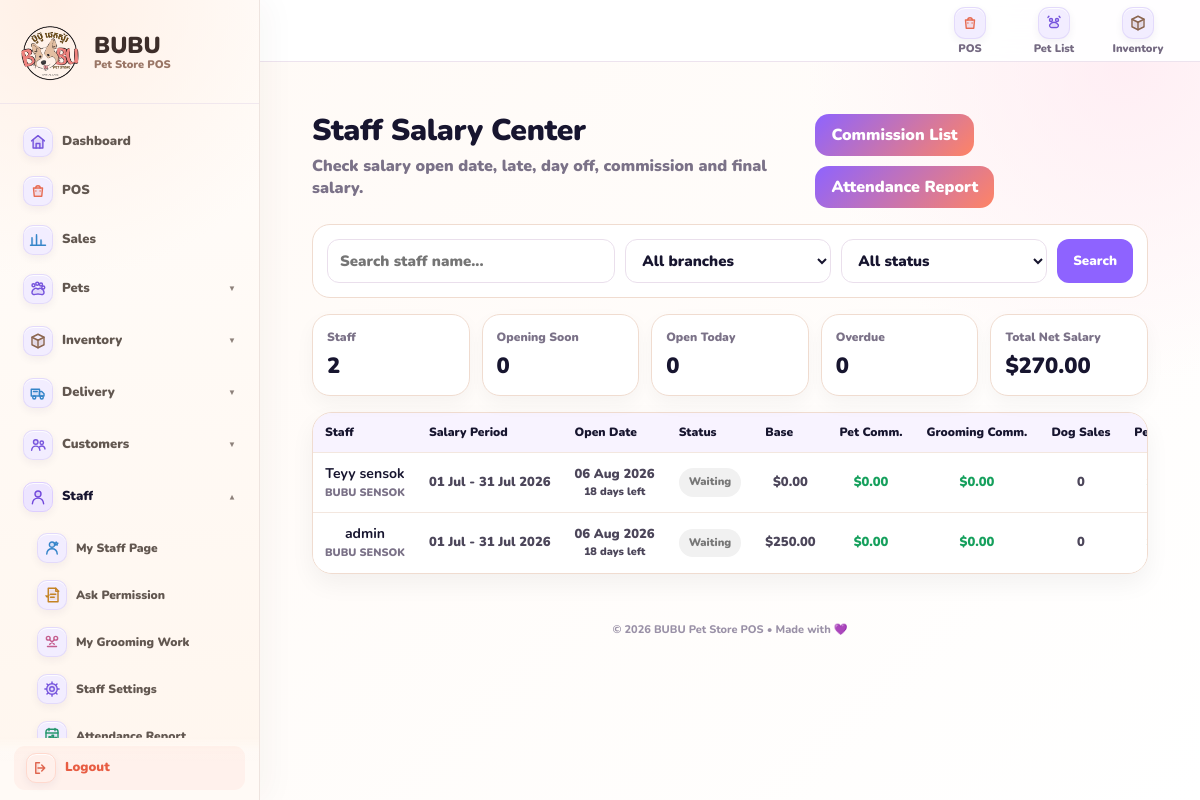
Page /staffs/salary/ (signed in) on the committed database.
### inventory/models.py (models this page shows, shortened)
class Branch(models.Model):
    name = models.CharField(max_length=100, unique=True)
    is_active = models.BooleanField(default=True)
    payment_qr_image = models.ImageField(
        upload_to="branch_payment_qr/",
        blank=True,
        null=True,
        help_text="Upload the payment QR image used by this branch.",
    )
    payment_qr_label = models.CharField(
        max_length=100,
        blank=True,
        default="Scan to pay",
        help_text="Text shown below the QR on the customer display.",
    )
    payment_qr_updated_at = models.DateTimeField(
        null=True,
        blank=True,
    )
    customer_display_payment_event_id = models.PositiveBigIntegerField(
        default=0,
    )
    customer_display_payment_amount = models.DecimalField(
        max_digits=12,
        decimal_places=2,
        default=0,
    )
    customer_display_payment_at = models.DateTimeField(
        null=True,
        blank=True,
    )
    latitude = models.DecimalField(
        max_digits=10,
        decimal_places=7,
        null=True,
        blank=True,
        help_text="Branch GPS latitude.",
    )
    longitude = models.DecimalField(
        max_digits=10,
        decimal_places=7,
        null=True,
        blank=True,
        help_text="Branch GPS longitude.",
    )
    allowed_radius_meters = models.PositiveIntegerField(
        default=150,
        help_text="Allowed distance from branch for attendance scan.",
    )

### staffs/models.py (models this page shows, shortened)
class StaffPayrollSetting(models.Model):
    staff = models.OneToOneField(
        StaffProfile,
        on_delete=models.CASCADE,
        related_name="payroll_setting",
    )
    base_salary = models.DecimalField(max_digits=10, decimal_places=2, default=0)
    start_work_date = models.DateField(default=timezone.localdate)
    salary_cycle_start_day = models.PositiveIntegerField(
        default=1,
        help_text="Example: 5 means salary cycle is 5th this month to 4th next month.",
    )
    salary_open_after_days = models.PositiveIntegerField(
        default=6,
        help_text="Example: period ends on 4th, open after 6 days = 10th.",
    )
    attendance_pin = models.CharField(
        max_length=20,
        blank=True,
        help_text="PIN staff enters after scanning branch QR.",
    )
    commission_enabled = models.BooleanField(default=True)
    default_commission_rate = models.DecimalField(
        max_digits=5,
        decimal_places=2,
        default=5,
        help_text="Example: 5 means 5%.",
    )
    late_deduction_per_day = models.DecimalField(max_digits=10, decimal_places=2, default=0)
    absent_deduction_per_day = models.DecimalField(max_digits=10, decimal_places=2, default=0)
    allowed_day_off_per_month = models.PositiveIntegerField(default=3)
    unused_day_off_bonus_per_day = models.DecimalField(max_digits=10, decimal_places=2, default=0)
    over_day_off_deduction_per_day = models.DecimalField(max_digits=10, decimal_places=2, default=0)
    no_late_bonus = models.DecimalField(max_digits=10, decimal_places=2, default=10)
    allowed_late_times = models.PositiveIntegerField(default=3)
    pet_sale_commission_rate = models.DecimalField(
        max_digits=5,
        decimal_places=2,
        default=5,
        help_text="Pet sale commission percentage. Example: 5 means 5%.",
    )
    grooming_commission_rate = models.DecimalField(
        max_digits=5,
        decimal_places=2,
        default=5,
        help_text="Grooming commission percentage. Example: 5 means 5%.",
    )
    is_active = models.BooleanField(default=True)
    note = models.TextField(blank=True)
    created_at = models.DateTimeField(auto_now_add=True)
    @property
    def branch(self):
        return getattr(self.staff, "branch", None)

### staffs/views.py (the view)
@login_required
def staff_salary_dashboard(request):
    if not request.user.has_perm("auth.view_user"):
        messages.error(request, "You do not have permission to view salary.")
        return redirect("staff_my_dashboard")
    today = timezone.localdate()
    selected_branch_id = request.GET.get("branch", "").strip()
    status_filter = request.GET.get("status", "").strip()
    q = request.GET.get("q", "").strip()
    settings_qs = (
        StaffPayrollSetting.objects
        .select_related("staff", "staff__user", "staff__branch")
        .filter(is_active=True)
        .order_by("staff__branch__name", "staff__user__first_name", "staff__user__username")
    )
    if selected_branch_id:
        settings_qs = settings_qs.filter(staff__branch_id=selected_branch_id)
    if q:
        settings_qs = settings_qs.filter(
            Q(staff__user__username__icontains=q)
            | Q(staff__user__first_name__icontains=q)
            | Q(staff__user__last_name__icontains=q)
        )
    _sync_missing_pet_sale_commissions()
    rows = [_salary_preview_for_setting(setting, today) for setting in settings_qs]
    if status_filter:
        rows = [row for row in rows if row["status"] == status_filter]
    rows.sort(key=lambda row: (row["expected_open_date"], row["staff_name"]))
    totals = {
        "staff_count": len(rows),
        "opening_soon": sum(1 for row in rows if row["status"] == "opening_soon"),
        "open_today": sum(1 for row in rows if row["status"] == "open_today"),
        "overdue": sum(1 for row in rows if row["status"] == "overdue"),
        "net_salary": sum((row["net_salary"] for row in rows), Decimal("0.00")),
        "commission": sum((row["total_commission"] for row in rows), Decimal("0.00")),
    }
    branches = Branch.objects.filter(is_active=True).order_by("name")
    return render(request, "staffs/staff_salary_dashboard.html", {
        "rows": rows,
        "totals": totals,
        "branches": branches,
        "selected_branch_id": selected_branch_id,
        "status_filter": status_filter,
        "q": q,
        "today": today,
    })

### staffs/views.py (called while the page is built, shortened)
def _staff_name(staff):
    return staff.user.get_full_name() or staff.user.username

def _work_commission_for_period(staff, period_start, period_end, only_unlinked=False):
    records = GroomingWorkRecord.objects.filter(
        staff=staff,
        work_date__gte=period_start,
        work_date__lte=period_end,
        status__in=["confirmed", "locked"],
    )
    if only_unlinked:
        records = records.filter(payroll_record__isnull=True)
    quantities = {
        row["work_type_id"]: Decimal(row["total"] or 0)
        for row in records.values("work_type_id").annotate(total=Sum("quantity"))
    }
    total = Decimal("0.00")
    breakdown = []
    return total, breakdown

def _adjustments_for_period(staff, period_start, period_end, only_unlinked=False):
    rows = PayrollAdjustment.objects.filter(
        staff=staff,
        record_date__gte=period_start,
        record_date__lte=period_end,
    )
    if only_unlinked:
        rows = rows.filter(payroll_record__isnull=True)
    bonus = (
        rows.filter(adjustment_type="bonus")
        .aggregate(total=Sum("amount"))["total"]
        or Decimal("0.00")
    )
    deductions = (
        rows.filter(adjustment_type__in=["deduction", "advance"])
        .aggregate(total=Sum("amount"))["total"]
        or Decimal("0.00")
    )
    return rows, Decimal(bonus), Decimal(deductions)

def _month_add(year, month, add_months=1):
    month_index = (year * 12 + (month - 1)) + add_months
    new_year = month_index // 12
    new_month = month_index % 12 + 1
    return new_year, new_month

def _safe_day_date(year, month, day):
    last_day = calendar.monthrange(year, month)[1]
    return date(year, month, min(int(day or 1), last_day))

def _salary_cycle_for_setting(setting, today=None):
    today = today or timezone.localdate()
    cycle_day = int(setting.salary_cycle_start_day or 1)
    this_month_start = _safe_day_date(today.year, today.month, cycle_day)
    if today >= this_month_start:
        period_start = this_month_start
    else:
        py, pm = _month_add(today.year, today.month, -1)
        period_start = _safe_day_date(py, pm, cycle_day)
    ny, nm = _month_add(period_start.year, period_start.month, 1)
    next_period_start = _safe_day_date(ny, nm, cycle_day)
    period_end = next_period_start - timedelta(days=1)
    expected_open_date = period_end + timedelta(days=int(setting.salary_open_after_days or 0))
    return period_start, period_end, expected_open_date

### templates/staffs/staff_salary_dashboard.html (shortened to what this page needs)
{% extends "base.html" %}
{% block content %}
<div class="salary-page">
    <div class="salary-head">
        <div>
            <h1>Staff Salary Center</h1>
            <p>Check salary open date, late, day off, commission and final salary.</p>
        </div>
        <div class="salary-actions">
            <a href="{% url 'staff_commission_list' %}" class="salary-btn">Commission List</a>
            <a href="{% url 'staff_attendance_report' %}" class="salary-btn">Attendance Report</a>
        </div>
    </div>
    <form method="get" class="salary-filter">
        <input type="text" name="q" value="{{ q }}" placeholder="Search staff name...">
        <select name="branch">
            <option value="">All branches</option>
        </select>
        <select name="status">
            <option value="">All status</option>
        </select>
        <button type="submit">Search</button>
    </form>
    <div class="salary-stat-grid">
        <div class="salary-stat"><span>Staff</span><strong>{{ totals.staff_count }}</strong></div>
        <div class="salary-stat"><span>Opening Soon</span><strong>{{ totals.opening_soon }}</strong></div>
        <div class="salary-stat"><span>Open Today</span><strong>{{ totals.open_today }}</strong></div>
        <div class="salary-stat"><span>Overdue</span><strong>{{ totals.overdue }}</strong></div>
        <div class="salary-stat"><span>Total Net Salary</span><strong>${{ totals.net_salary|floatformat:2 }}</strong></div>
    </div>
    <div class="salary-table-card">
        <table class="salary-table">
            <thead>
                <tr>
                    <th>Staff</th>
                    <th>Salary Period</th>
                    <th>Open Date</th>
                    <th>Status</th>
                    <th>Base</th>
                    <th>Pet Comm.</th>
                    <th>Grooming Comm.</th>
                    <th>Dog Sales</th>
                    <th>Pet Bonus</th>
                </tr>
            </thead>
            <tbody>
                {% for row in rows %}
                <tr>
                    <td class="staff-name">
                        <strong>{{ row.staff_name }}</strong>
                        <small>{% if row.branch %}{{ row.branch.name }}{% else %}No Branch{% endif %}</small>
                    </td>
                    <td>{{ row.period_start|date:"d M" }} - {{ row.period_end|date:"d M Y" }}</td>
                    <td>
                        {{ row.expected_open_date|date:"d M Y" }}<br>
                        <small>{% if row.days_left > 0 %}{{ row.days_left }} days left{% elif row.days_left == 0 %}Today{% else %}{{ row.days_left|add:"0" }} days{% endif %}</small>
                    </td>
                    <td><span class="status-pill status-{{ row.status }}">{{ row.status|title }}</span></td>
                    <td>${{ row.base_salary|floatformat:2 }}</td>
                    <td class="money-good">${{ row.pet_commission|floatformat:2 }}</td>
                    <td class="money-good">${{ row.grooming_commission|floatformat:2 }}</td>
                    <td>{{ row.dog_count }}</td>
                    <td class="money-good">${{ row.pet_target_bonus|floatformat:2 }}</td>
                </tr>
                {% empty %}
                <tr><td colspan="15">No staff salary setting found.</td></tr>
                {% endfor %}
            </tbody>
        </table>
    </div>
</div>
{% endblock %}

### templates/base.html (style rules this page uses)
:root { --ink:#17152f; --muted:#7b7288; --purple:#8e63ff; --purple-dark:#7047db; --purple-soft:#f3edff; --orange:#ff8464; --green:#25b982; --cream:#fffaf6; --surface:#ffffff; --line:#eadfec; --warm-line:#f2ded1; --sidebar-width:260px; }
* { box-sizing:border-box }
html { width:100%; min-height:100%; scroll-behavior:smooth; -webkit-text-size-adjust:100%; }
body { width:100%; min-height:100%; margin:0; overflow-x:hidden; color:var(--ink); background:var(--cream); font-family:'Nunito',sans-serif; }
a { color:inherit; text-decoration:none; }
button, input, select, textarea { font-family:'Nunito',sans-serif; }
button { touch-action:manipulation }
h1 { margin:0 0 6px; color:var(--ink); font-size:32px; line-height:1.15; letter-spacing:-.35px; font-weight:1000; }
.search-input, input, select, textarea { max-width:100%; border:1.5px solid var(--line); border-radius:13px; padding:10px 12px; color:var(--ink); background:white; font-size:15px; line-height:1.25; font-weight:800; outline:none; }
input, select { min-height:42px; }
.btn, button { min-height:42px; padding:0 16px; border:0; border-radius:13px; display:inline-flex; align-items:center; justify-content:center; gap:6px; font-weight:1000; text-align:center; cursor:pointer; transition:.16s ease; }
table { width:100%; border-collapse:collapse; }
thead { background:linear-gradient(135deg,#f5efff,#fff4f7); }
th, td { padding:12px; text-align:center; vertical-align:middle; }
th { color:var(--ink); font-size:11px; line-height:1.25; font-weight:1000; }
td { border-top:1px solid #f7eee8; color:#514a5f; font-size:12px; line-height:1.3; font-weight:800; }

### templates/staffs/staff_salary_dashboard.html (style rules this page uses)
.salary-page { padding:22px; }
.salary-head { display:flex;justify-content:space-between;gap:14px;align-items:flex-start;margin-bottom:16px; }
.salary-head h1 { margin:0;font-size:30px;font-weight:1000;color:#17152f; }
.salary-head p { margin:6px 0 0;color:#7b7288;font-weight:900; }
.salary-actions { display:flex;gap:10px;flex-wrap:wrap; }
.salary-btn { min-height:42px;padding:0 16px;border-radius:14px;border:0;background:linear-gradient(135deg,#8e63ff,#ff8464);color:white;font-weight:1000;display:inline-flex;align-items:center;justify-content:center; }
.salary-filter { display:grid;grid-template-columns:1.4fr 1fr 1fr auto;gap:10px;margin:16px 0;padding:14px;border-radius:18px;background:white;border:1px solid #f0dcd0; }
.salary-filter input,.salary-filter select { height:44px;border:1.5px solid #eadfec;border-radius:12px;padding:0 12px;font-weight:900; }
.salary-filter button { height:44px;border:0;border-radius:12px;background:#8e63ff;color:white;font-weight:1000; }
.salary-stat-grid { display:grid;grid-template-columns:repeat(5,1fr);gap:12px;margin-bottom:16px; }
.salary-stat { padding:14px;border-radius:18px;background:white;border:1px solid #f0dcd0;box-shadow:0 8px 20px rgba(0,0,0,.04); }
.salary-stat span { display:block;color:#7b7288;font-weight:900;font-size:12px; }
.salary-stat strong { display:block;margin-top:6px;font-size:22px;color:#17152f;font-weight:1000; }
.salary-table-card { overflow:auto;background:white;border:1px solid #f0dcd0;border-radius:20px;box-shadow:0 10px 24px rgba(0,0,0,.05); }
.salary-table { width:100%;border-collapse:collapse;min-width:1320px; }
.salary-table th { background:#f8f3ff;color:#17152f;font-size:12px;padding:12px;font-weight:1000;text-align:left;white-space:nowrap; }
.salary-table td { border-top:1px solid #f3e7df;padding:12px;font-size:13px;font-weight:900;color:#4c465a;vertical-align:middle;white-space:nowrap; }
.staff-name strong { display:block;color:#17152f;font-size:14px; }
.staff-name small { display:block;color:#7b7288;margin-top:3px; }
.status-pill { padding:7px 10px;border-radius:999px;font-weight:1000;font-size:11px;display:inline-flex; }
.status-waiting { background:#f1f1f1;color:#777; }
.money-good { color:#16a05d!important; }

### rows in the picture
Branch: branch.name "BUBU SENSOK" "BUBU SENSOK"
StaffPayrollSetting: base_salary "250.00"

### other values in the picture
{{ totals.staff_count }} "2"
{{ totals.opening_soon }} "0"
{{ totals.open_today }} "0"
{{ totals.overdue }} "0"
{{ totals.net_salary|floatformat:2 }} "270.00"
{{ row.staff_name }} "Teyy sensok" "admin"
{{ row.period_start|date:"d M" }} "01 Jul" "01 Jul"
{{ row.period_end|date:"d M Y" }} "31 Jul 2026" "31 Jul 2026"
{{ row.expected_open_date|date:"d M Y" }} "06 Aug 2026" "06 Aug 2026"
{{ row.days_left }} "18" "18"
{{ row.status|title }} "Waiting" "Waiting"
{{ row.base_salary|floatformat:2 }} "0.00"
{{ row.pet_commission|floatformat:2 }} "0.00" "0.00"
{{ row.grooming_commission|floatformat:2 }} "0.00" "0.00"
{{ row.dog_count }} "0" "0"
